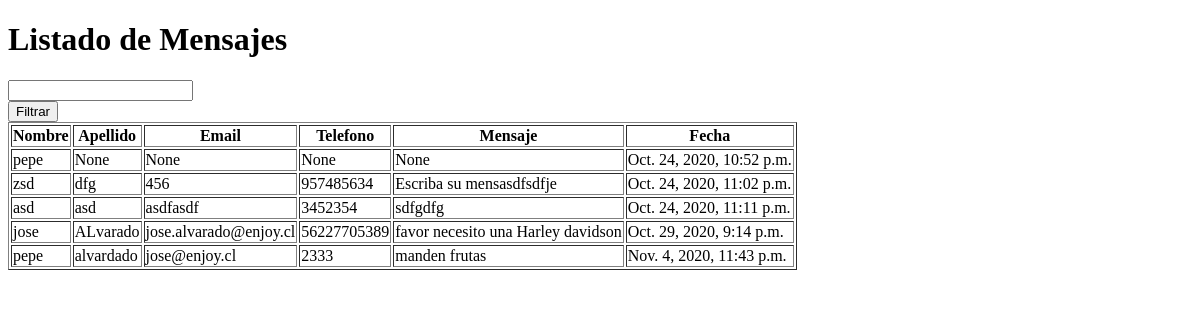
/formulario/listadoMensajes/, run on an earlier commit of the app's database.
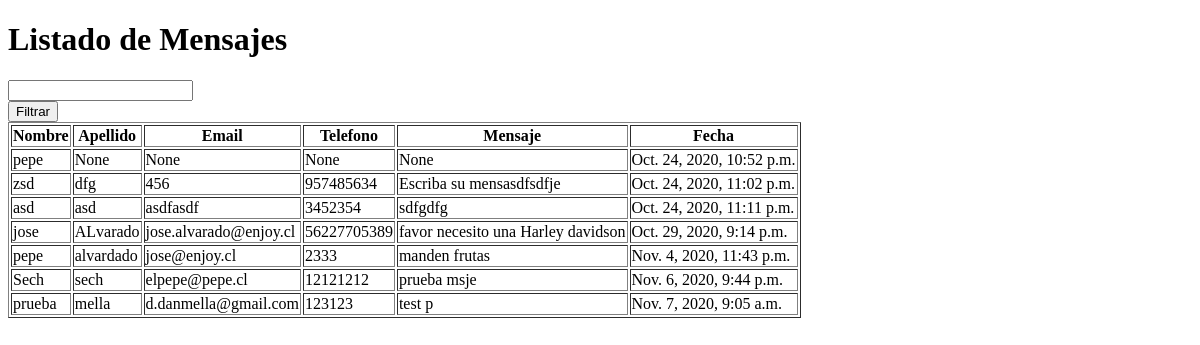
And on a later commit of the database.
### formulario/models.py (models this page shows, shortened)
class Contacto(models.Model):
        Nombre = models.CharField(max_length=50,null=True)
        Apellido = models.CharField(max_length=50,null=True)
        Email= models.CharField(max_length=50,null=True)
        Telefono= models.CharField(max_length=50,null=True)
        Mensaje= models.CharField(max_length=300,null=True)
        Fecha = models.DateTimeField(default=datetime.now(), blank=True)
        Estado = models.BooleanField(default=True)

### formulario/views.py (the view)
# urls.py: path('listadoMensajes/', views.mensajes, name="listadoMensajes"),
@csrf_protect
def mensajes(request):
    listadoMensajes = None
    filtroNombre =''
    if (request.method == "POST"):
        filtroNombre=request.POST['nombre']
        listadoMensajes=formulario.models.Contacto.objects.filter(Nombre__icontains=request.POST['nombre'] )
    else:
        listadoMensajes = formulario.models.Contacto.objects.all()
    return render(request, "listadoMensajes2.html", {"listadoMensajes": listadoMensajes,"filtroNombre":filtroNombre})

### formulario/templates/listadoMensajes2.html (shortened to what this page needs)
<!DOCTYPE html>
<html>
  <head>
  </head>
  <body>
    <h1>Listado de Mensajes</h1>
    <form method="post">
      <input type="text" id="nombre" name="nombre" value="{{filtroNombre}}"> <br>
       <input type="submit" value="Filtrar"/>
    </form>
    <table border="1">
      <thead>
        <tr>
          <th>Nombre</th>
          <th>Apellido</th>
          <th>Email</th>
          <th>Telefono</th>
          <th>Mensaje</th>
          <th>Fecha</th>
        </tr>
      </thead>
      <tbody>
        {% for mensaje in listadoMensajes %}
          <tr>
            <td>
              {{ mensaje.Nombre }}<br>
            </td>
            <td>{{mensaje.Apellido}}</td>
            <td>{{mensaje.Email}}</td>
            <td>{{mensaje.Telefono}}</td>
            <td>{{mensaje.Mensaje}}</td>
            <td>{{mensaje.Fecha}}</td>
          </tr>
        {% endfor %}
      </tbody>
    </table>
  </body>
</html>

What changed in the data, as far as the page shows it:
added Contacto: Nombre "Sech", Apellido "sech", Email "elpepe@pepe.cl", Telefono "12121212", Mensaje "prueba msje", Fecha "Nov. 6, 2020, 9:44 p.m."
added Contacto: Nombre "prueba", Apellido "mella", Email "d.danmella@gmail.com", Telefono "123123", Mensaje "test p", Fecha "Nov. 7, 2020, 9:05 a.m."
